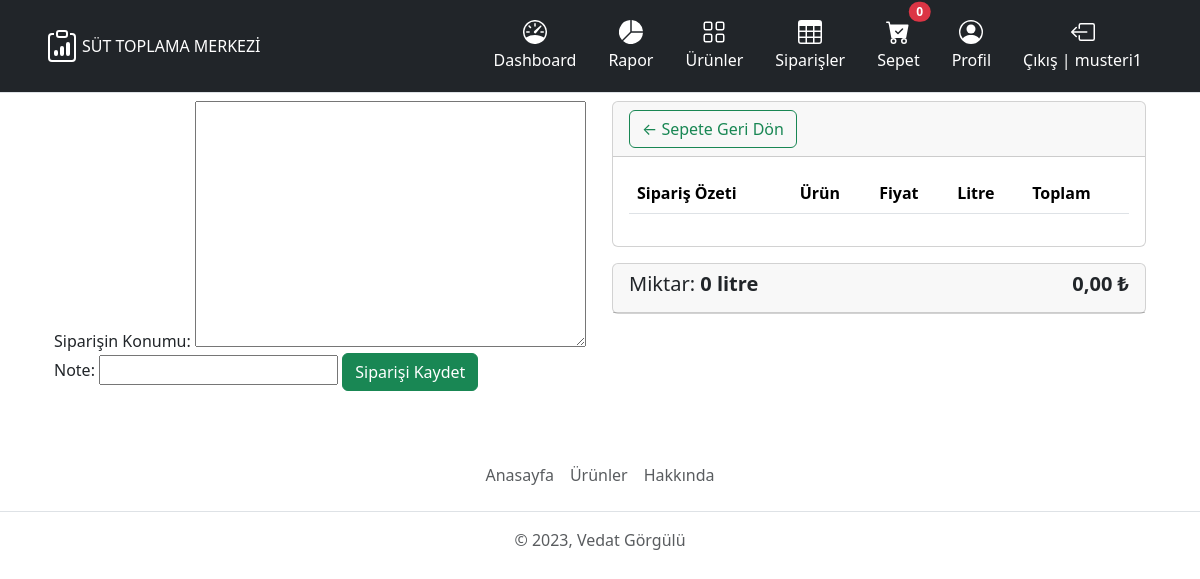
Page /store/checkout/ (signed in) on the earlier database version.
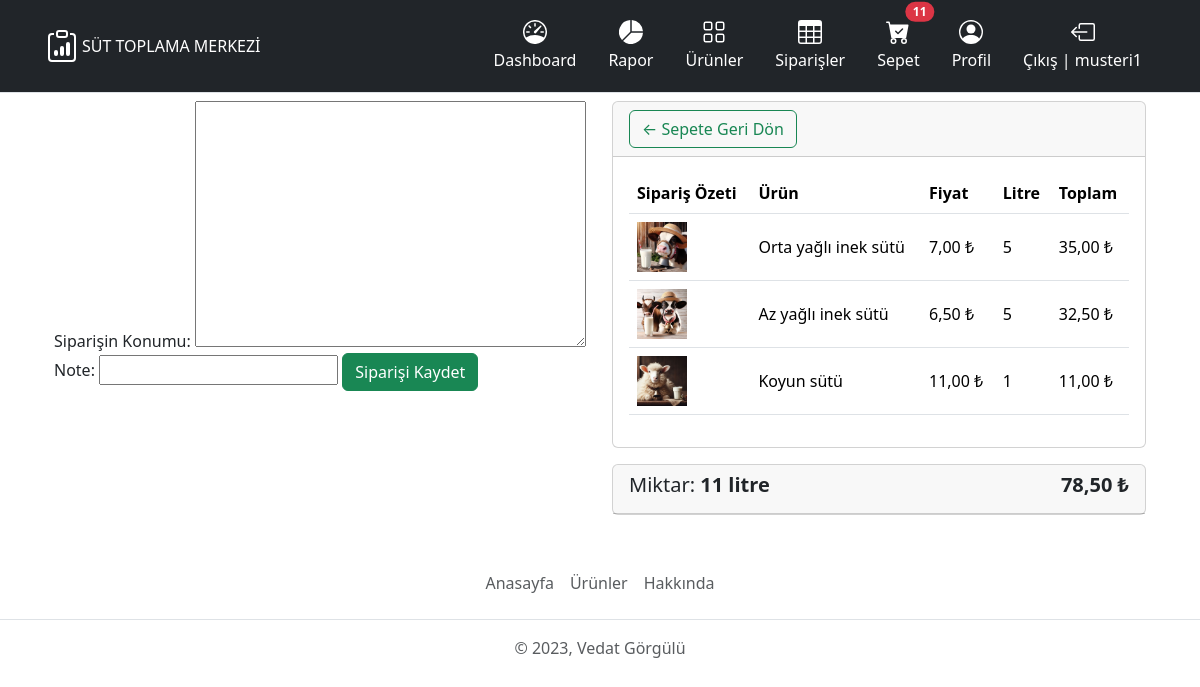
Same page on the later database version.
### store/models.py (models this page shows, shortened)
class Order(models.Model):
    ORDER_STATUS = (
        ('Recived', 'Sipariş alındı'),
        ('Assigned', 'Servise atandı'),
        ('Transporting', 'Taşımada'),
        ('Delivered', 'Teslim edildi'),
    )
    transaction_id = models.CharField(max_length=200, null=True)
    customer = models.ForeignKey(
        Customer, null=True, on_delete=models.SET_NULL)
    service = models.ForeignKey(Service, null=True, on_delete=models.SET_NULL)
    date_ordered = models.DateTimeField(auto_now_add=True, null=True)
    complete = models.BooleanField(default=False, null=True, blank=False)
    status = models.CharField(max_length=20, null=True,
                              choices=ORDER_STATUS, default='Sipariş alındı')
    note = models.CharField(max_length=500, null=True)
    assign_date = models.DateTimeField(
        verbose_name='Servise atama tarihi', null=True)
    service_date = models.DateTimeField(
        verbose_name='Servise başlama tarihi', null=True)
    delivery_date = models.DateTimeField(
        verbose_name='Teslim tarihi', null=True)
    service_time = models.IntegerField(default=0)
    delivery_time = models.IntegerField(default=0)
    is_delivered = models.BooleanField(
        verbose_name='Teslimat', default=False, null=True, blank=False)
    address = LocationField(verbose_name='Siparişin Konumu', null=True, blank=False, map_attrs={
                            'placeholder': 'Haritadan konum seçiniz.',
                            'center': [38.59821903435276, 27.350622679963262],
                            })
    @property
    def get_cart_total(self):
        order_items = self.orderitem_set.all()
        total_price = float(sum([item.get_total for item in order_items]))
        return total_price
    @property
    def get_cart_items(self):
        order_items = self.orderitem_set.all()
        total_item = sum([item.quantity for item in order_items])
        return total_item
    class Meta:
        ordering = ['-date_ordered']
        permissions = (
            ('is_operator', 'Operator yetkisine sahip'),
            ('is_service', 'Servis görevlisi yetkisine sahip'),
        )

class OrderItem(models.Model):
    product = models.ForeignKey(
        Product, on_delete=models.SET_NULL, blank=True, null=True)
    order = models.ForeignKey(
        Order, on_delete=models.CASCADE, blank=True, null=True)
    quantity = models.IntegerField(default=0, blank=True, null=True)
    date_added = models.DateTimeField(auto_now_add=True)
    @property
    def get_total(self):
        total = self.product.price * self.quantity
        return total

class Product(models.Model):
    name = models.CharField(max_length=200, null=True)
    description = models.CharField(max_length=200, null=True)
    price = models.DecimalField(max_digits=7, decimal_places=2)
    image = models.ImageField(null=True, blank=True)
    @property
    def imageUrl(self):
        try:
            url = self.image.url
        except:
            url = ''
        return url

### store/views.py (the view)
# urls.py: path('checkout/', views.checkout, name='checkout'),
@login_required(login_url='account:login')
@csrf_exempt
def checkout(request):
    transaction_id = datetime.datetime.now().timestamp()
    customer = request.user.customer
    order, created = Order.objects.get_or_create(
        customer=customer, complete=False
    )
    order.transaction_id = transaction_id
    form = OrderAddressForm(request.POST or None, instance=order)
    items = order.orderitem_set.all()
    cart_items = order.get_cart_items
    if form.is_valid():
        order = form.save(commit=False)
        order.complete = True
        order.save()
        return redirect('mainboard:user-page')
    context = {
        'form': form,
        'items': items,
        'order': order,
        'cart_items': cart_items,
    }
    return render(request, 'store/checkout.html', context=context)

### store/forms.py
class OrderAddressForm(forms.ModelForm):
    class Meta:
        model = Order
        fields = ['address', 'note']

### store/templates/store/checkout.html (shortened to what this page needs)
{% extends 'base.html' %}
{% load static %}
{% block content %}
  <div class="container">
    <div class="row">
      <div class="col-lg-6">
        <div class="mb-3">
          <form id="form" action="POST">
            {{ form }}
            <input type="submit" value="Siparişi Kaydet" class="btn btn-success" />
          </form>
        </div>
      </div>
      <div class="col-lg-6">
        <div class="card">
          <div class="card-header">
            <a href="{% url 'store:shopping-cart' %}" class="btn btn-outline-success">&#x2190; Sepete Geri Dön</a>
          </div>
          <div class="card-body">
            <div class="table-responsive">
              <table class="table table-hover align-middle">
                <thead>
                  <tr>
                    <th scope="col">Sipariş Özeti</th>
                    <th scope="col">Ürün</th>
                    <th scope="col">Fiyat</th>
                    <th scope="col">Litre</th>
                    <th scope="col">Toplam</th>
                  </tr>
                </thead>
                {% for item in items %}
                  <tbody>
                    <tr>
                      <td>
                        <img src="{{ item.product.imageUrl }}" style="width: 50px;" />
                      </td>
                      <td>{{ item.product.name }}</td>
                      <td>{{ item.product.price }} ₺</td>
                      <td>{{ item.quantity }}</td>
                      <td>{{ item.get_total }} ₺</td>
                    </tr>
                  </tbody>
                {% endfor %}
              </table>
            </div>
          </div>
        </div>
        <div class="card mt-3">
          <div class="card-header d-flex justify-content-between">
            <h5 class="card-title">Miktar: <strong>{{ order.get_cart_items }} litre</strong></h5>
            <h5 class="card-title"><strong>{{ order.get_cart_total|floatformat:2 }} ₺</strong></h5>
          </div>
        </div>
      </div>
    </div>
  </div>
{% endblock %}

### templates/partials/_navbar.html (shortened to what this page needs)
<header>
  <div class="px-3 py-2 mb-2 text-bg-dark border-bottom">
    <div class="container">
      <div class="d-flex flex-wrap align-items-center justify-content-center justify-content-lg-start">
        <a href="/" class="d-flex align-items-center my-2 my-lg-0 me-lg-auto text-white text-decoration-none">
          SÜT TOPLAMA MERKEZİ
        </a>
        <ul class="nav col-12 col-lg-auto my-2 justify-content-center my-md-0 py-1 text-small">
          <li>
            <a href="{% url 'mainboard:mainboard' %}" class="nav-link text-white">
              Dashboard
            </a>
          </li>
          <li>
            <a href="{% url 'mainboard:chart' %}" class="nav-link text-white">
              <svg xmlns="http://www.w3.org/2000/svg" width="24" height="24" fill="currentColor" class="bi d-block mx-auto mb-1" viewBox="0 0 16 16">
                <path d="M15.985 8.5H8.207l-5.5 5.5a8 8 0 0 0 13.277-5.5zM2 13.292A8 8 0 0 1 7.5.015v7.778l-5.5 5.5zM8.5.015V7.5h7.485A8.001 8.001 0 0 0 8.5.015z" />
              </svg>Rapor
            </a>
          </li>
          <li>
            <a href="{% url 'store:store' %}" class="nav-link text-white">
              Ürünler
            </a>
          </li>
          <li>
            <a href="{% url 'mainboard:user-page' %}" class="nav-link text-white">
              Siparişler
            </a>
          </li>
          {% if request.user.is_authenticated %}
            <li>
              <a href="{% url 'store:shopping-cart' %}" class="nav-link text-white position-relative">
                Sepet<span class="position-absolute top-0 start-60 translate-middle badge rounded-pill bg-danger">{{ cart_items }}</span>
              </a>
            </li>
            <li>
              <a href="{% url 'mainboard:account' %}" class="nav-link text-white">
                Profil
              </a>
            </li>
            <li>
              <a href="{% url 'account:logout' %}" class="nav-link text-white">
                Çıkış | {{ request.user }}
              </a>
            </li>
          {% endif %}
        </ul>
      </div>
    </div>
  </div>
</header>

Differences in the rows shown:
computed for Order: get_cart_items "0" → "11"; get_cart_total "0,00" → "78,50"
added OrderItem: product.imageUrl (picture), product.name "Orta yağlı inek sütü", product.price "7,00", quantity "5", get_total "35,00"
added OrderItem: product.imageUrl (picture), product.name "Az yağlı inek sütü", product.price "6,50", quantity "5", get_total "32,50"
added OrderItem: product.imageUrl (picture), product.name "Koyun sütü", product.price "11,00", quantity "1", get_total "11,00"
Other differences:
{{ cart_items }}: "0" → "11"
